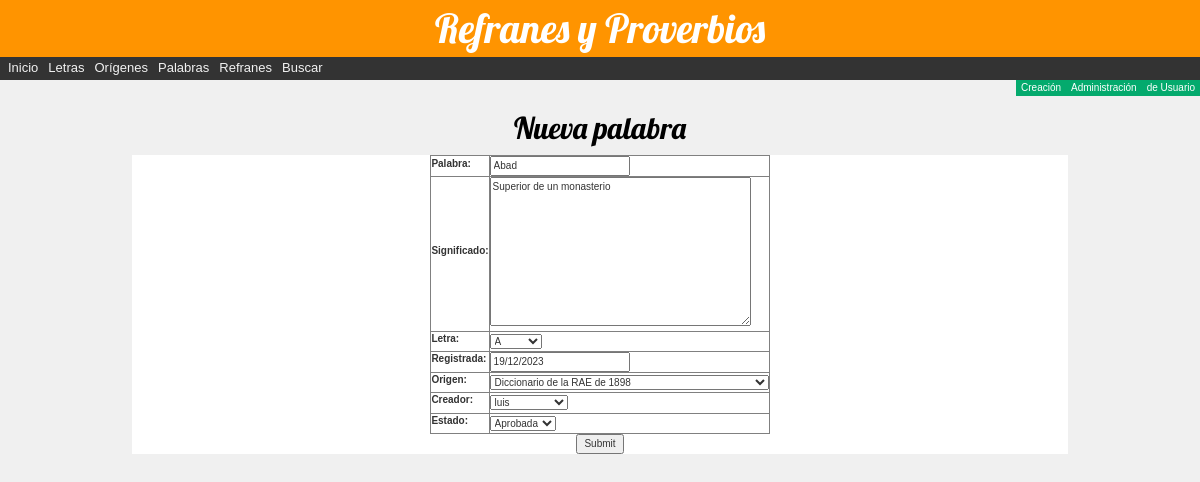
The page /refran/palabra/0f5e8e0c-fb98-401b-aff6-d451b12ce84a/actualiza/ (signed in) on the database its author committed.
### refran/models.py (models this page shows, shortened)
class Palabra(models.Model):
   id = models.UUIDField(
        primary_key=True,
        default=uuid.uuid4,
        )
   palabra = models.CharField(
             'Palabra',
             max_length=31,
             )
   significado = models.TextField(
             'Significado',
             max_length=352,
             default="",
             )
   fecha = models.DateField(
           'Registrada',
           default=date.today,
           null=True,
           blank=True
           )
   letra = models.ForeignKey(
           'Letra',
           on_delete=models.RESTRICT,
           null=False
           )
   origen = models.ForeignKey(
            'Origen',
            on_delete=models.RESTRICT,
            null=True
            )
   creador = models.ForeignKey(
             settings.AUTH_USER_MODEL,
             on_delete=models.SET_NULL,
             null=True,
             blank=True
             )
   ESTADOS = (
         ('r', 'Revisión'),
         ('a', 'Aprobada'),
      )
   estado = models.CharField(
            'Estado',
            max_length=1,
            choices=ESTADOS,
            blank=True,
            default='r',
            )
   class Meta:
       ordering = ['palabra','letra','origen','fecha']

class Letra(models.Model):
   id = models.UUIDField(
        primary_key=True,
        default=uuid.uuid4,
        )
   letra = models.CharField(
           'Letra',
           max_length=1,
           unique=True,
           )
   class Meta:
      ordering = ['letra']
   def __str__(self):
      return f'{self.letra}'

### refran/views.py (the view)
# urls.py: path('palabra/<uuid:pk>/actualiza/', views.PalabraActualiza.as_view(), name='palabra-actualiza'),
class PalabraActualiza(PermissionRequiredMixin,UpdateView):
   model = Palabra
   fields=['palabra', 'significado', 'letra', 'fecha', 'origen', 'creador', 'estado']
   permission_required='refran.change_palabra'

### refran/models.py (called while the page is built)
   def __str__(self):
      return  f'{self.nombre}'

### refran/templates/refran/palabra_form.html (shortened to what this page needs)
{% extends "base_generic.html" %}
{% block content %}
<div class="col-sm-12">
   <div class="titulo_pag">
      <h2>Nueva palabra</h2>
   </div>
   <div id="contenido">
   <section>
      <article>
<div align="center">
<form action="" method="post">
   <table border="1">
      {{ form }}
   </table>
   <input type="submit" value="Submit" />
</form>
</div>
      </article>
   </section>
   </div>
</div>
{% endblock %}

### refran/static/css/estilos.css (style rules this page uses)
body { margin:0; font-family: Arial, Helvetica, sans-serif; background-color:#f0f0f0; font-size:100%; margin:0; padding:0; border:0; }
h1, h2 { font-family: 'Lobster', cursive; }
.titulo_pag { font-family:Lobster; color:#000000; z-index:1; position:relative; text-align:center; font-size:2.5em; padding-top:0.5em; }
#contenido { width:80%; margin: 0 auto; x_background-color:#f9f9f2; x_border-radius: 5rem 5rem 5rem 5rem; }
section { x_border-radius: 5rem 5rem 5rem 5rem; }
article { x_-webkit-box-sizing:border-box; x_-moz-box-sizing:border-box; x_box-sizing:border-box; float:left; height:100%; width:100%; background-color:white; padding:0px; text-align:center; x_border-color:red; x_border-style:double; x_border-radius: 5rem 5rem 5rem 5rem; }

### rows shown on the page
Palabra: palabra "Abad", significado "Superior de un monasterio", fecha "19/12/2023", origen "Diccionario de la RAE de 1898", creador "luis", estado "Aprobada"
Letra: letra "A"
